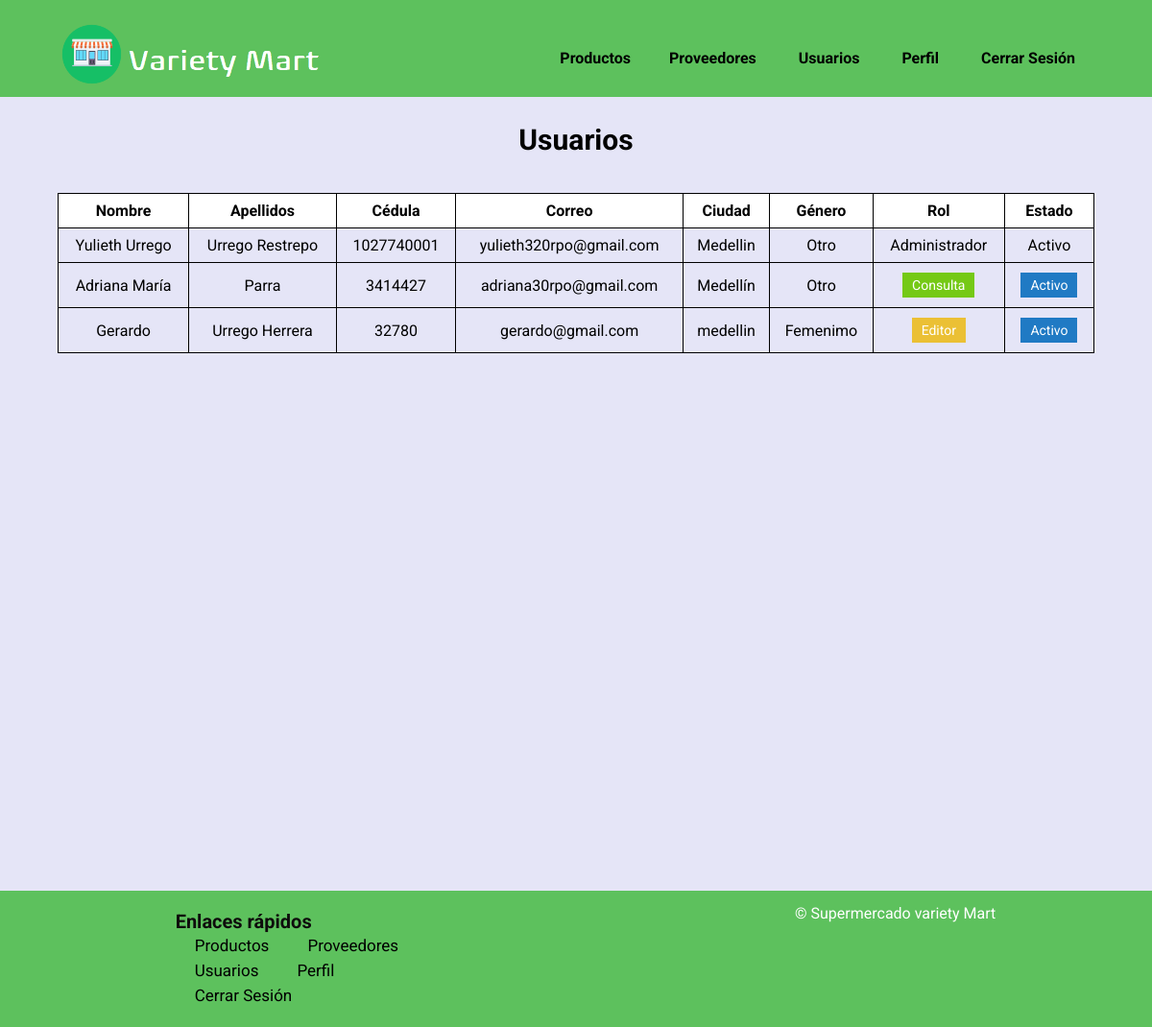
Page /vista/usuario/usuario.php (signed in) on the earlier database version.
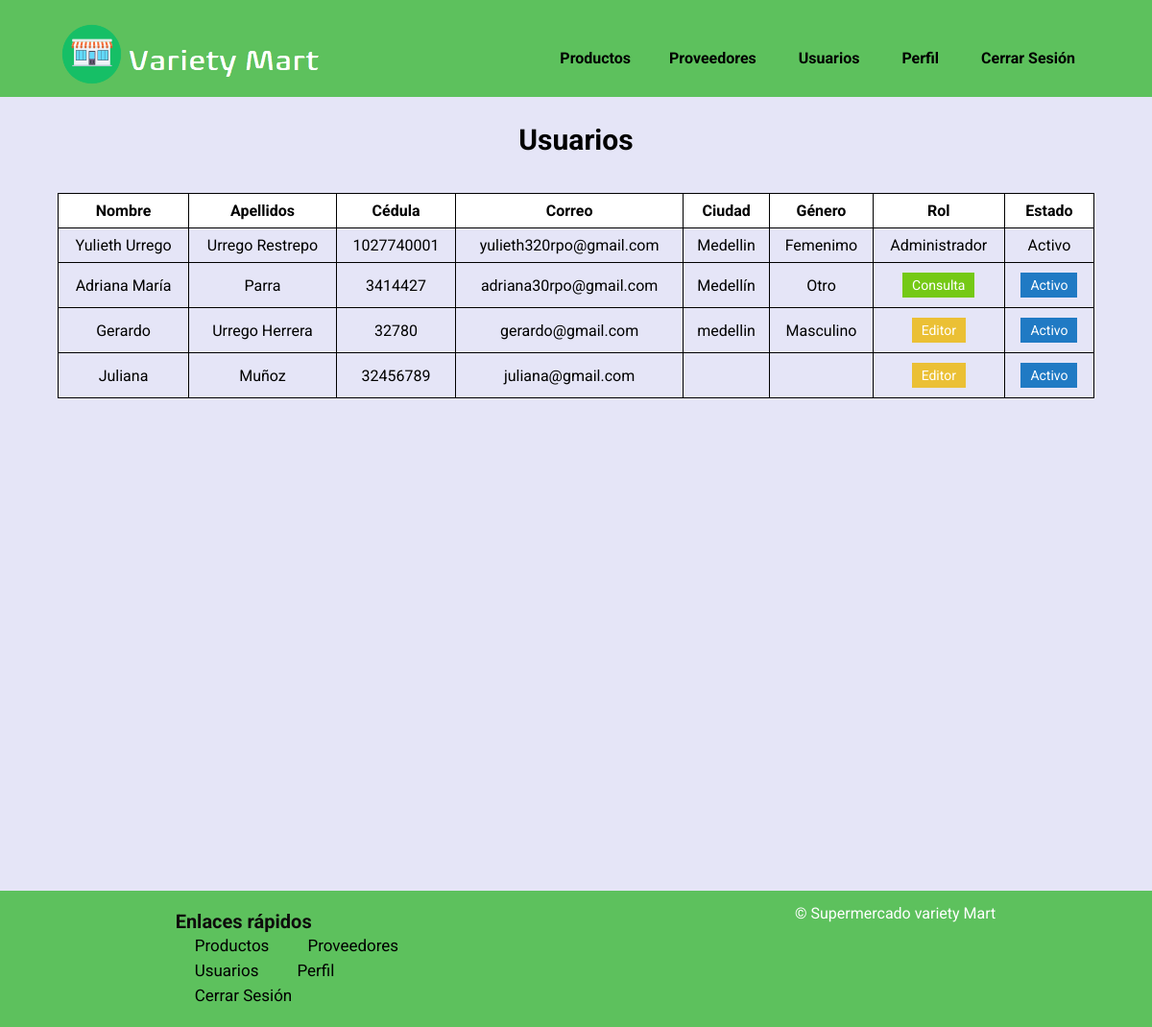
Same page on the later database version.
### tables this page shows
CREATE TABLE `usuarios` (
  `codigo` int(11) NOT NULL,
  `nombre` varchar(100) NOT NULL,
  `apellido` varchar(100) NOT NULL,
  `cedula` int(20) NOT NULL,
  `correo` varchar(100) NOT NULL,
  `contrasena` varchar(100) NOT NULL,
  `ciudad` varchar(100) DEFAULT NULL,
  `sexo` int(11) DEFAULT NULL COMMENT '1:Femenino, 2:Masculino,\r\n3:Otro',
  `rol` int(1) NOT NULL DEFAULT 2 COMMENT '0: Administrador, 1: Editor, \r\n2: Consulta',
  `estado` int(1) NOT NULL DEFAULT 0 COMMENT '0: Activo, 1: Inactivo'
);

### controlador/ControlUsuarios.php (called while the page is built, shortened)
<?php
Class ControlUsuarios{
    function consultarTodos(){
        $comandoSql="select *,
        case when sexo = 1 then 'Femenimo' when sexo = 2 then 'Masculino' when sexo = 3 then 'Otro' end as sexoDec,
        case when rol = 0 then 'Administrador' when rol = 1 then 'Editor' when rol = 2 then 'Consulta' end as rolDec,
        case when estado = 0 then 'Activo' when estado = 1 then 'Inactivo' end as estadoDec
        from usuarios";
        $objControlConexion=new ControlConexion();
        $objControlConexion->abrirBd("localhost", "root", "","varietymart");
        $recordSet=$objControlConexion->ejecutarSelect($comandoSql);
        return $recordSet;
    }
    }
?>

### controlador/ControlConexion.php (called while the page is built, shortened)
<?php
class ControlConexion{
	var $conn;
	function __construct(){
		$this->conn=null;
	}
    function abrirBd($servidor, $usuario, $password,$db){
    	try	{
			$this->conn = new mysqli($servidor, $usuario, $password, $db);
      	}
      	catch (Exception $e){
          	echo "ERROR AL | AL SERVIDOR ".$e->getMessage()."\n";
      	}
    }
	function ejecutarSelect($sql) {
			try	{
				$recordSet=$this->conn->query($sql);
				}
			catch (Exception $e) {
					echo " ERROR: ". $e->getMessage()."\n";
			  }
		return $recordSet;
			}
}
?>

### vista/usuario/usuario.php (the view, shortened to what this page needs)
<?php
if(isset($_SESSION["iniciarSesion"]) && $_SESSION["iniciarSesion"] == "ok" && $_SESSION["rolUsuario"] == 0){
    $rutaFooter = "../layout/footer2.php";
    $rutaHeader = "../layout/header2.php";
    require_once '../../controlador/ControlUsuarios.php';
    require_once '../../controlador/ControlConexion.php';
    $codigo = $_SESSION["codigoUsuario"];
    $objModeloUsuario = new ModeloUsuarios("", "", "", "", "", "", "", "", "", "");
    $objControlUsuario = new ControlUsuarios($objModeloUsuario);
    $datos = $objControlUsuario  -> consultarTodos();
    echo '<!DOCTYPE html>
<html lang="en">
<head>
    <meta charset="UTF-8">
    <meta name="viewport" content="width=device-width, initial-scale=1.0">
    <link rel="stylesheet" href="../../assents/css/estilo.css">
    <link rel="stylesheet" href="../../assents/css/footer.css">
    <link rel="stylesheet" href="../../assents/css/proveedor.css">
    <link rel="icon" href="../../assents/img/store.png">
    <title>Usuarios</title>
</head>
<body>';
    if (file_exists($rutaHeader)) {
        include $rutaHeader;
    }
    echo '<div class="container">
        <h1>Usuarios</h1>
        <br><br>
        <table>
            <tr>
                <th>Nombre</th>
                <th>Apellidos</th>
                <th>Cédula</th>
                <th>Correo</th>
                <th>Ciudad</th>
                <th>Género</th>
                <th>Rol</th>
                <th>Estado</th>
            </tr>';
            while($row = $datos->fetch_assoc()){
        echo '<tr>
                <td>'.$row["nombre"].'</td>
                <td>'.$row["apellido"].'</td>
                <td>'.$row["cedula"].'</td>
                <td>'.$row["correo"].'</td>
                <td>'.$row["ciudad"].'</td>
                <td>'.$row["sexoDec"].'</td>';
                if($codigo == $row["codigo"]){
                    echo '<td>'.$row["rolDec"].'</td>
                            <td>'.$row["estadoDec"].'</td>';
                }
                else if($row["rol"] == 1  && $row["estado"] == 0){
                    echo '<td> <a href="cambiarRolEstado.php?rol='.$row["rol"].'&codigo='.$row["codigo"].'" class="editor-button">'.$row["rolDec"].'</a></td>
                            <td> <a href="cambiarRolEstado.php?estado='.$row["estado"].'&codigo='.$row["codigo"].'" class="activo-button">'.$row["estadoDec"].'</a></td>';
                }
                else if($row["rol"] == 2 && $row["estado"] == 0){
                    echo '<td> <a href="cambiarRolEstado.php?rol='.$row["rol"].'&codigo='.$row["codigo"].'" class="consulta-button">'.$row["rolDec"].'</a></td>
                    <td> <a href="cambiarRolEstado.php?estado='.$row["estado"].'&codigo='.$row["codigo"].'" class="activo-button">'.$row["estadoDec"].'</a></td>';
                }
                echo '</td>
            </tr>';
            }
        echo '</table>
    </div>
<script src="../../assents/js/confirmacion.js"></script>';
if (file_exists($rutaFooter)) {
    include $rutaFooter;
}
echo '</body>
</html>';
}else{
    echo '<script>
    window.location = "../../index.php";
    </script>';
}
?>

Differences in the rows shown:
changed usuarios "Yulieth Urrego": sexoDec "Otro" → "Femenimo"
changed usuarios "Gerardo": sexoDec "Femenimo" → "Masculino"
added usuarios: nombre "Juliana", apellido "Muñoz", cedula "32456789", correo "juliana@gmail.com", rolDec "Editor", estadoDec "Activo"
